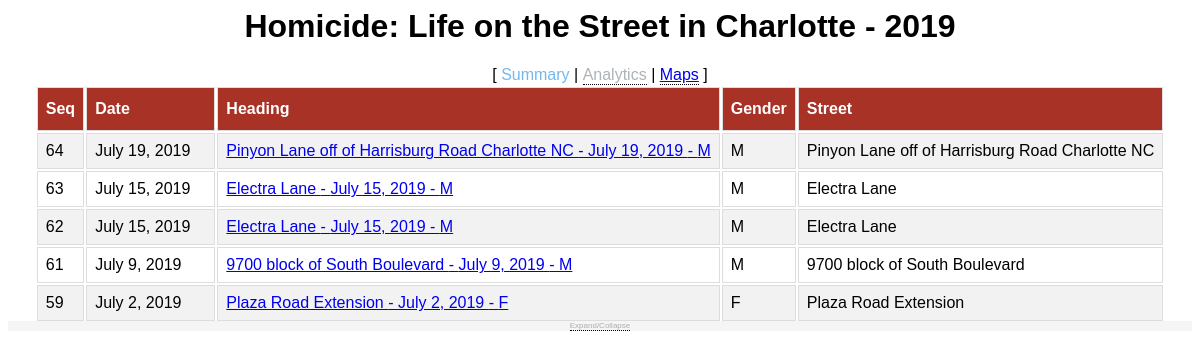
Before: / with the older database file.
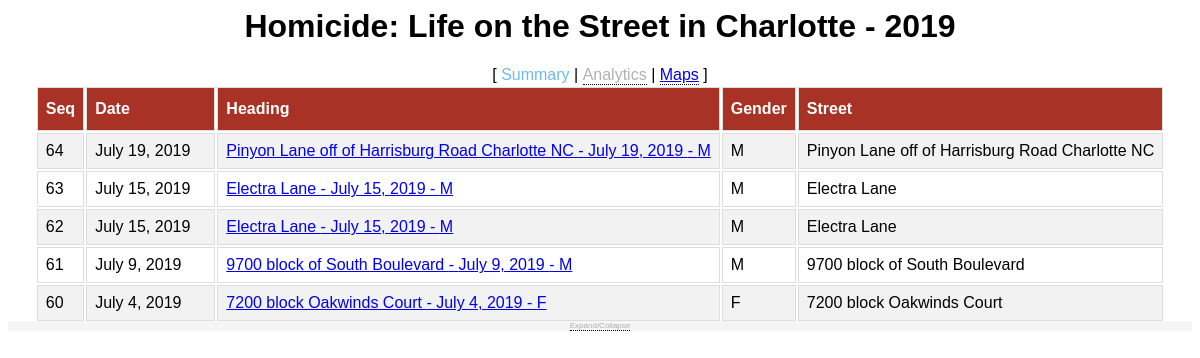
After: the same page with the newer database file.
### tracker/models.py (models this page shows, shortened)
class Homicide(models.Model):
    GENDERS = (        ('F', 'Female'),('M', 'Male'),('O', 'Other or Unknown'),    )
    MOTIVES = (        ('D', 'Dispute'),('G', 'Gang'),('F', 'Family/Domestic'), ('R','Robbery'),('O', 'Other or Unknown'),    )
    MEANS = (        ('S', 'Stabbing'),('G', 'Gun'),('O', 'Other or Unknown'),    )
    SOLVED = (('S','Solved'),('U','Unsolved'),)
    ETHNICITIES = (('A','Asian'),('W','White'),('B','Black'),('H','Hispanic'),('O','Other or Unknown'), )
    LOCATIONS = (        ('H', 'Home'),('C', 'Car'),('S', 'Street'),('O','Other/Unknown'),    )
    date = models.DateField()
    time = models.TimeField(blank=True, default='01:00')
    street = models.CharField(max_length=80, blank=True, default='')
    intersection = models.CharField(max_length=120, blank=True, default='')
    mapiframe = models.TextField(blank=True, default='')
    zipcode = models.CharField(max_length=5, blank=True, default='')
    gender = models.CharField(max_length=1, choices=GENDERS, default='O')
    age = models.IntegerField(blank=True, default=0)
    name = models.CharField(max_length=80, blank=True, default='')
    ethnicity = models.CharField(max_length=1, choices=ETHNICITIES, default='O')
    motive = models.CharField(max_length=1, choices=MOTIVES, default='O')
    means = models.CharField(max_length=1, choices=MEANS, default='O')
    solved = models.CharField(max_length=1, choices=SOLVED, default='U')
    count = models.IntegerField(blank=True, default=0)
    killergender = models.CharField(max_length=1, choices=GENDERS, default='O')
    killerage = models.IntegerField(blank=True, default=0)
    killername = models.CharField(max_length=80, blank=True, default='')
    killerethnicity = models.CharField(max_length=1, choices=ETHNICITIES, default='O')
    location = models.CharField(max_length=1, choices=LOCATIONS, default='O')
    articles = models.ManyToManyField(Article, blank=True)

### tracker/views.py (the view)
# urls.py: path('', views.HomicideListView.as_view(), name='index'),
class HomicideListView(generic.ListView):
    model = Homicide
    template_name = 'tracker/detail.html'
    queryset = Homicide.objects.all().order_by('-count')
    context_object_name = 'h_list'

### tracker/templates/tracker/detail.html (shortened to what this page needs)
<html>
    <head>
    </head>
    <body onload="initialize()">
        <div class='homicidepage'>
            <h1 style="text-align: center; font-family:'Lucida Sans', 'Lucida Sans Regular', 'Lucida Grande', 'Lucida Sans Unicode', Geneva, Verdana, sans-serif">
                    Homicide: Life on the Street in Charlotte - 2019</h1>
            <div class='menu' style="text-align: center">
                [ <span style="color: rgba(52, 153, 235, 0.699)"> Summary </span>|
                <div class='tooltip'>
                  <span style="color: rgba(137, 144, 150, 0.699)">Analytics</span>
                </div> |
                <div class='tooltip'>
                    <a href="/map">Maps</a>
                </div> ]
            </div>
            <div class='listview'>
                <table >
                    <tr>
                        <th>Seq</th>
                        <th>Date</th>
                        <th>Heading</th>
                        <th>Gender</th>
                        <th>Street</th>
                    </tr>
                    {% if h_list %}
                        {% for item in h_list %}
                            <tr>
                                <td> {{item.count}}</td>
                                <td> {{item.date}}</td>
                                <td><a href="/homicide/{{ item.id }}">{{ item.street}} - {{item.date}} - {{item.gender }}</a> </td>
                                <td> {{item.gender}}</td>
                                <td> {{item.street}}</td>
                            </tr>
                        {% endfor %}
                    {% else %}
                            <tr>
                                <p>No homicides are available.</p>
                            </tr>
                    {% endif %}
                </table>
            </div>
            <div style="width:100%; text-align: center; font-size:.5em; height: 10px; background-color: whitesmoke;">
                <div class='tooltip'>
                    <span style="color: rgba(137, 144, 150, 0.699)">Expand/Collapse</span>
                </div>
            </div>
    </body>
</html>

### tracker/templates/tracker/detail.html (style rules this page uses)
.homicidepage { font-family: "Trebuchet MS", Arial, Helvetica, sans-serif; border-collapse: collapse; width: 100%; }
.homicidepage table { margin-left:auto; margin-right:auto; }
.listview { height:30%; overflow:auto; }
.listview td, .listview th { border: 1px solid #ddd; padding: 8px; }
.listview tr:nth-child(even) { background-color: #f2f2f2; }
.listview th { padding-top: 12px; padding-bottom: 12px; text-align: left; background-color: #A93226; color: white; }
.tooltip { position: relative; display: inline-block; border-bottom: 1px dotted black; }

Changed rows visible on the page:
no longer on this page (row unchanged): Homicide: count "59", date "July 2, 2019", street "Plaza Road Extension", gender "F"
added Homicide: count "60", date "July 4, 2019", street "7200 block Oakwinds Court", gender "F"
